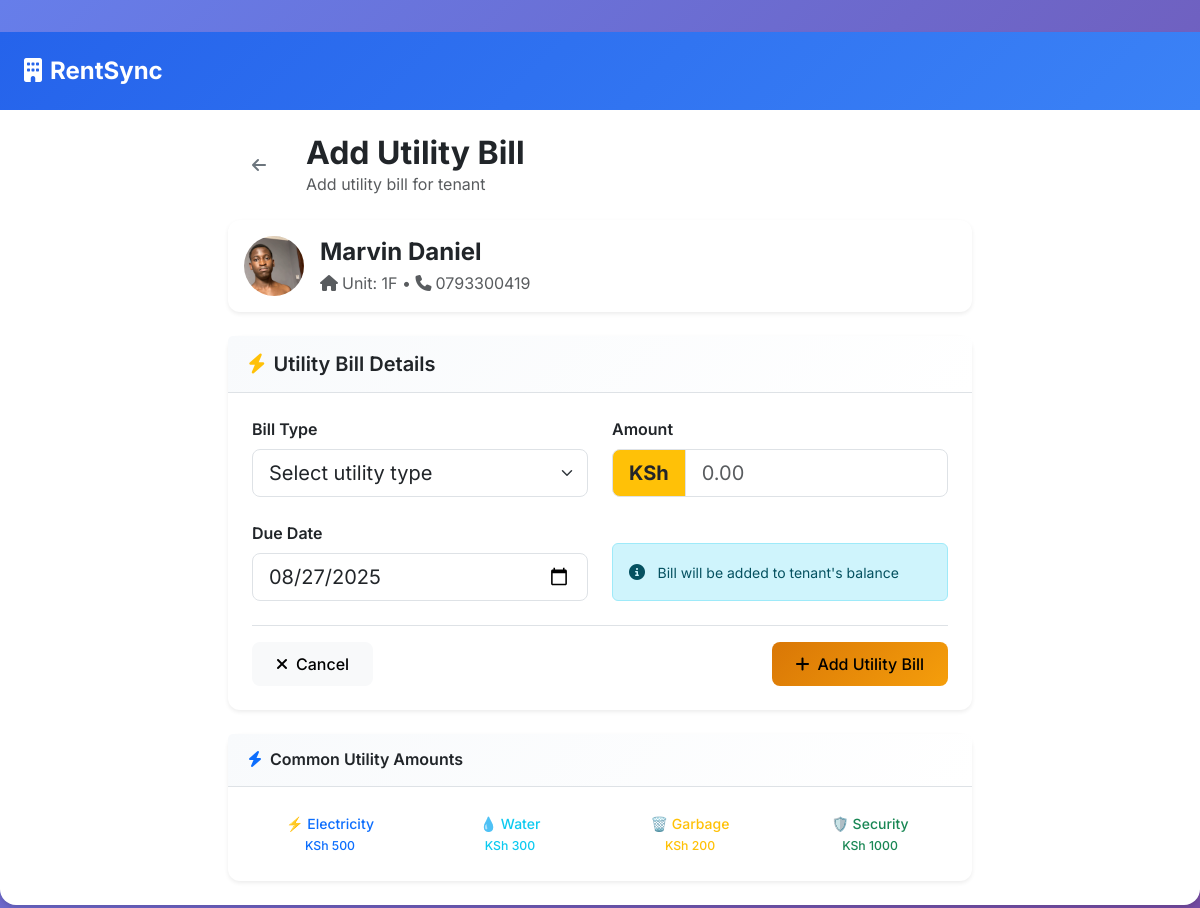
Screenshot of /admin/utility/add/1 (signed in) with the database file from the repository.
### tables this page shows
CREATE TABLE tenants (
        id INTEGER PRIMARY KEY AUTOINCREMENT,
        name TEXT NOT NULL,
        house_number TEXT NOT NULL,
        phone TEXT NOT NULL,
        email TEXT,
        monthly_rent REAL NOT NULL,
        created_at TIMESTAMP DEFAULT CURRENT_TIMESTAMP
    , profile_picture TEXT);

### app.py (the view, shortened to what this page needs)
@app.route('/admin/utility/add/<int:tenant_id>', methods=['GET', 'POST'])
def add_utility_bill(tenant_id):
    if 'admin_id' not in session:
        return redirect(url_for('unified_login', login_type='admin'))
    conn = get_db()
    tenant = conn.execute('SELECT * FROM tenants WHERE id = ?', (tenant_id,)).fetchone()
    if not tenant:
        flash('Tenant not found')
        conn.close()
        return redirect(url_for('caretaker_dashboard'))
    conn.close()
    return render_template('add_utility_bill.html', tenant=tenant)

### app.py (called while the page is built)
def get_db():
    conn = sqlite3.connect(DATABASE)
    conn.row_factory = sqlite3.Row
    return conn

### templates/add_utility_bill.html (shortened to what this page needs)
{% extends "base.html" %}
{% block content %}
<div class="container-fluid">
    <div class="row justify-content-center">
        <div class="col-lg-8">
            <div class="d-flex align-items-center mb-4">
                <button onclick="history.back()" class="btn btn-outline-secondary me-3">
                    <i class="fas fa-arrow-left"></i>
                </button>
                <div>
                    <h2 class="mb-0 fw-bold text-dark">Add Utility Bill</h2>
                    <p class="text-muted mb-0">Add utility bill for tenant</p>
                </div>
            </div>
            <div class="card border-0 shadow-sm mb-4">
                <div class="card-body">
                    <div class="d-flex align-items-center">
                        {% if tenant.profile_picture %}
                            <img src="/static/profile_pictures/{{ tenant.profile_picture }}"
                                 class="rounded-circle me-3"
                                 style="width: 60px; height: 60px; object-fit: cover;"
                                 alt="Profile">
                        {% else %}
                            <div class="rounded-circle bg-primary d-flex align-items-center justify-content-center me-3"
                                 style="width: 60px; height: 60px;">
                                <i class="fas fa-user text-white" style="font-size: 1.5rem;"></i>
                            </div>
                        {% endif %}
                        <div>
                            <h4 class="mb-1 fw-bold">{{ tenant.name }}</h4>
                            <p class="text-muted mb-0">
                                <i class="fas fa-home me-1"></i>Unit: {{ tenant.house_number }} •
                                <i class="fas fa-phone me-1"></i>{{ tenant.phone }}
                            </p>
                        </div>
                    </div>
                </div>
            </div>
            <div class="card border-0 shadow-sm">
                <div class="card-header bg-white border-bottom py-3">
                    <h5 class="mb-0 fw-semibold">
                        <i class="fas fa-bolt text-warning me-2"></i>Utility Bill Details
                    </h5>
                </div>
                <div class="card-body p-4">
                    <form method="POST">
                        <div class="row mb-4">
                            <div class="col-md-6">
                                <label class="form-label fw-semibold text-dark">Bill Type</label>
                                <select class="form-select form-select-lg" name="bill_type" required>
                                    <option value="">Select utility type</option>
                                </select>
                            </div>
                            <div class="col-md-6">
                                <label class="form-label fw-semibold text-dark">Amount</label>
                                <div class="input-group input-group-lg">
                                    <span class="input-group-text bg-warning text-dark fw-bold">KSh</span>
                                    <input type="number" class="form-control" name="amount"
                                           step="0.01" min="1" placeholder="0.00" required>
                                </div>
                            </div>
                        </div>
                        <div class="row mb-4">
                            <div class="col-md-6">
                                <label class="form-label fw-semibold text-dark">Due Date</label>
                                <input type="date" class="form-control form-control-lg" name="due_date" required>
                            </div>
                            <div class="col-md-6 d-flex align-items-end">
                                <div class="alert alert-info w-100 mb-0">
                                    <i class="fas fa-info-circle me-2"></i>
                                    <small>Bill will be added to tenant's balance</small>
                                </div>
                            </div>
                        </div>
                        <div class="d-flex justify-content-between align-items-center pt-3 border-top">
                            <button type="button" onclick="history.back()" class="btn btn-light px-4">
                                <i class="fas fa-times me-2"></i>Cancel
                            </button>
                            <button type="submit" class="btn btn-warning px-4">
                                <i class="fas fa-plus me-2"></i>Add Utility Bill
                            </button>
                        </div>
                    </form>
                </div>
            </div>
            <div class="card border-0 shadow-sm mt-4">
                <div class="card-header bg-white border-bottom py-3">
                    <h6 class="mb-0 fw-semibold">
                        <i class="fas fa-bolt text-primary me-2"></i>Common Utility Amounts
                    </h6>
                </div>
                <div class="card-body p-3">
                    <div class="row g-2">
                        <div class="col-md-3">
                            <button type="button" class="btn btn-outline-primary btn-sm w-100" onclick="setAmount(500)">
                                ⚡ Electricity<br><small>KSh 500</small>
                            </button>
                        </div>
                        <div class="col-md-3">
                            <button type="button" class="btn btn-outline-info btn-sm w-100" onclick="setAmount(300)">
                                💧 Water<br><small>KSh 300</small>
                            </button>
                        </div>
                        <div class="col-md-3">
                            <button type="button" class="btn btn-outline-warning btn-sm w-100" onclick="setAmount(200)">
                                🗑️ Garbage<br><small>KSh 200</small>
                            </button>
                        </div>
                        <div class="col-md-3">
                            <button type="button" class="btn btn-outline-success btn-sm w-100" onclick="setAmount(1000)">
                                🛡️ Security<br><small>KSh 1000</small>
                            </button>
                        </div>
                    </div>
                </div>
            </div>
        </div>
    </div>
</div>
{% endblock %}

### templates/base.html (style rules this page uses)
:root { --primary-color: #2563eb; --secondary-color: #64748b; --success-color: #059669; --danger-color: #dc2626; --warning-color: #d97706; --dark-color: #1e293b; --light-bg: #f8fafc; --card-shadow: 0 4px 6px -1px rgba(0, 0, 0, 0.1), 0 2px 4px -1px rgba(0, 0, 0, 0.06); --hover-shadow: 0 10px 15px -3px rgba(0, 0, 0, 0.1), 0 4px 6px -2px rgba(0, 0, 0, 0.05); }
* { font-family: 'Inter', sans-serif; }
body { background: linear-gradient(135deg, #667eea 0%, #764ba2 100%); min-height: 100vh; }
.card { border: none; border-radius: 12px; box-shadow: var(--card-shadow); transition: all 0.3s ease; }
.card-header { background: linear-gradient(135deg, var(--light-bg), #ffffff); border-bottom: 2px solid #e5e7eb; font-weight: 600; padding: 1.25rem; }
.btn { border-radius: 8px; font-weight: 500; padding: 0.625rem 1.5rem; transition: all 0.3s ease; border: none; }
.btn-warning { background: linear-gradient(135deg, var(--warning-color), #f59e0b); }

### rows the page displays
tenants: profile_picture (picture), name "Marvin Daniel", house_number "1F", phone "0793300419"
